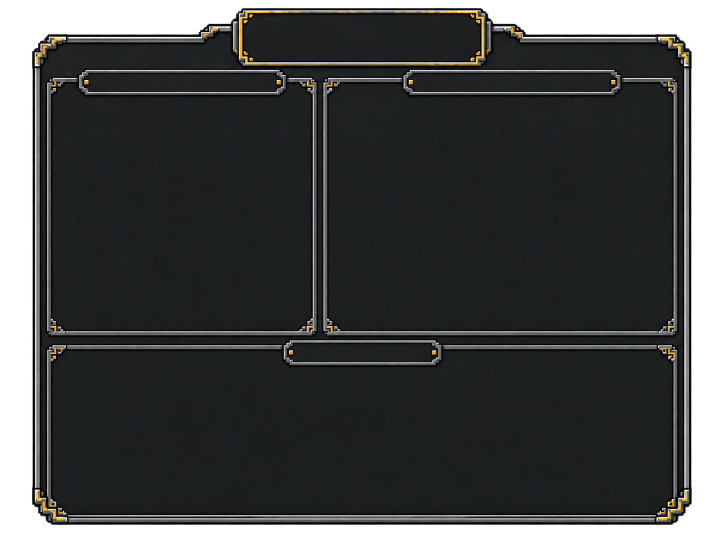
#> input picture docs/gui/upgrade/02-frame-source.png, 1448 x 1086 px (shown at 1/2 size)
$ python extract_upgrade_panel_frames.py
#> lines starting #> are read from the running program, lines starting #| are printed output that depends on the picture
"""Extract reusable decorative pieces from the original approved empty frame."""
from pathlib import Path
from PIL import Image
import json

root = Path(__file__).resolve().parents[1]
source = Image.open(root / 'docs/gui/upgrade/02-frame-source.png').convert('RGBA')
#> source is the input picture: PIL image 1448x1086 RGBA; mean R, G, B, A 30.2, 31.7, 32.4, 212.1
out = root / 'src/main/resources/assets/neoworld/textures/gui/upgrade'
def save(name, image):
    image.save(out / (name + '.png'))
    (out / (name + '.png.mcmeta')).write_text(json.dumps({'texture': {'blur': False, 'clamp': True}}, indent=2) + '\n')

# Corners and strips come from the original equipment panel, avoiding its heading plaque.
panel = Image.new('RGBA', (128, 128))
#> panel: PIL image 128x128 RGBA; every value is 0
regions = [
    ((92,156,116,180),(0,0,8,8)), ((608,156,632,180),(120,0,128,8)),
    ((92,648,116,672),(0,120,8,128)), ((608,648,632,672),(120,120,128,128)),
    ((116,156,148,180),(8,0,120,8)), ((260,648,300,672),(8,120,120,128)),
    ((92,210,116,250),(0,8,8,120)), ((608,210,632,250),(120,8,128,120)),
    ((260,300,300,340),(8,8,120,120)),
]
for crop, target in regions:
    x0,y0,x1,y1 = target
    panel.paste(source.crop(crop).resize((x1-x0,y1-y0),Image.Resampling.NEAREST),(x0,y0))
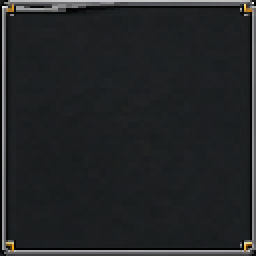
#> panel: PIL image 128x128 RGBA (shown 2 times larger); mean R, G, B, A 34.4, 36.4, 37.9, 253; transparent parts drawn white
save('panel_frame', panel)
save('heading_plaque', source.crop((156,138,574,192)).resize((256,36),Image.Resampling.NEAREST))
#> call 2 of save, with name = 'heading_plaque'
#> in save (call 2), `image.save(out / (name + '.png'))`:
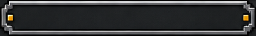
#> saved as heading_plaque.png: PIL image 256x36 RGBA; mean R, G, B, A 51.4, 52.6, 53.4, 253; transparent parts drawn white
save('title_plaque', source.crop((466,14,982,134)).resize((256,60),Image.Resampling.NEAREST))
#> call 3 of save, with name = 'title_plaque'
#> in save (call 3), `image.save(out / (name + '.png'))`:
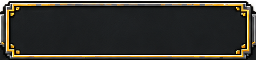
#> saved as title_plaque.png: PIL image 256x60 RGBA; mean R, G, B, A 48.2, 46.3, 40, 247; transparent parts drawn white
assert all(Image.open(out / (name+'.png')).mode == 'RGBA' for name in ['panel_frame','heading_plaque','title_plaque'])
print('Exported panel nine-slice, silver heading plaque and gold title plaque from original artwork')

$ run again, with docs/gui/upgrade/05-single-frame-source.png copied over docs/gui/upgrade/02-frame-source.png
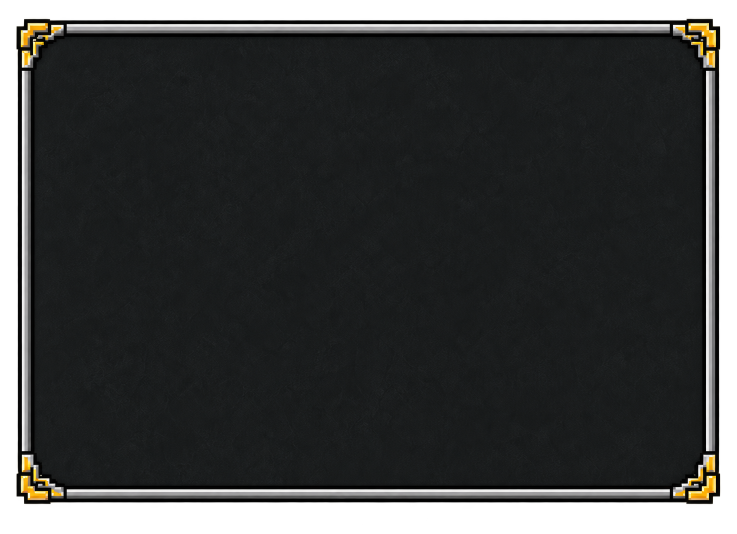
#> input picture docs/gui/upgrade/05-single-frame-source.png, 1473 x 1068 px (shown at 1/2 size)
#> source is the input picture: PIL image 1473x1068 RGBA; mean R, G, B, A 28.9, 30.2, 29.9, 217.5
#> after the loop `for crop, target in regions:`:
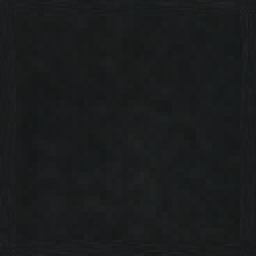
#> panel: PIL image 128x128 RGBA (shown 2 times larger); mean R, G, B, A 24.8, 26.9, 27.5, 253; transparent parts drawn white
#> in save (call 3), `image.save(out / (name + '.png'))`:
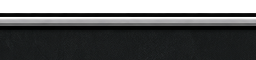
#> saved as title_plaque.png: PIL image 256x60 RGBA; mean R, G, B, A 38.5, 39.5, 39.9, 197.9; transparent parts drawn white
